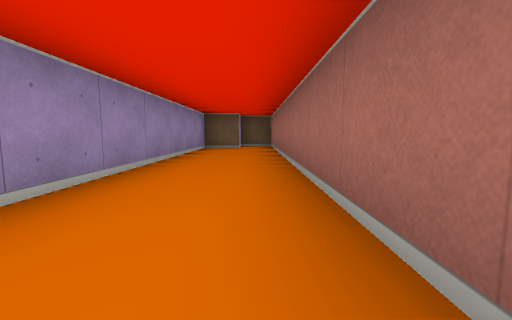
View 1 (above)

22 first-person views from a walk through a cub3D maze. The camera is about half as high as the walls, tilts 6° down and sees 90° across. The floor is counted in squares. Each view is taken from the middle of a square. On the plan, view 1 faces up. The plan holds only what a view shows up to about 9 squares ahead; the rest is blank. The place goes on beyond the plan.

View 2
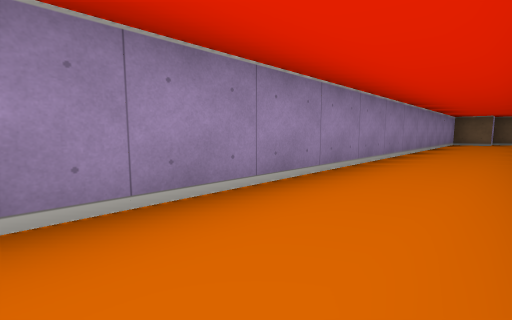

View 3
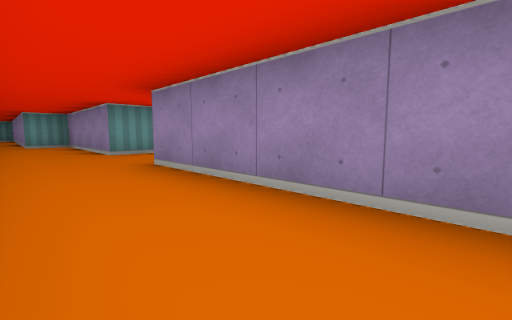

View 4
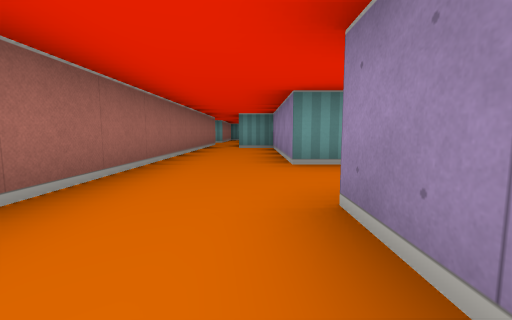

View 5
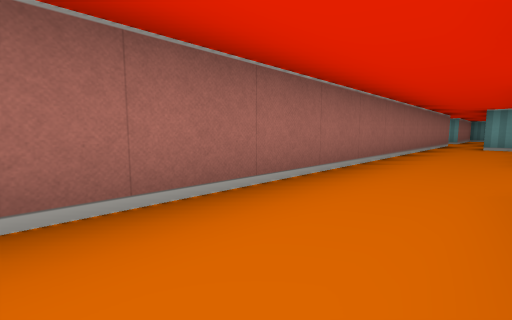

View 6
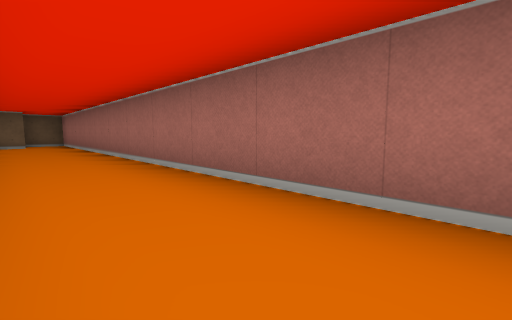

View 7
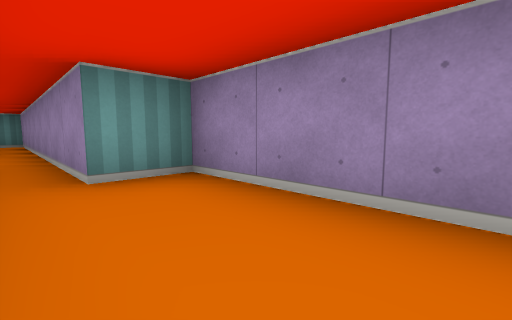

View 8
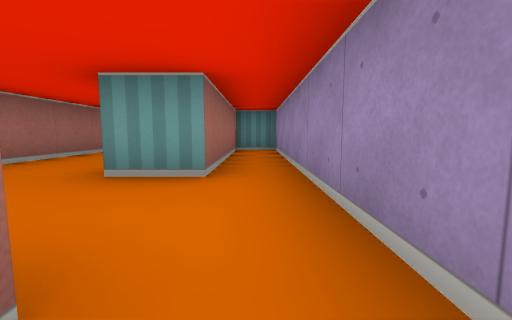

View 9
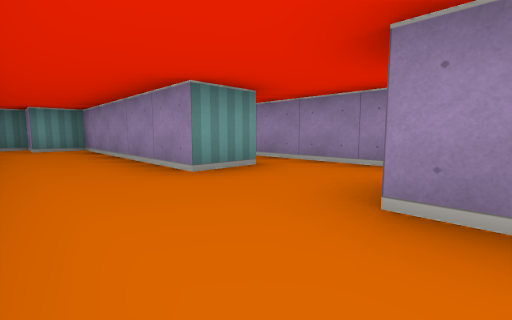

View 10
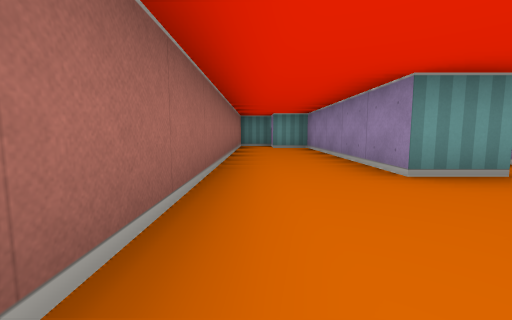

View 11
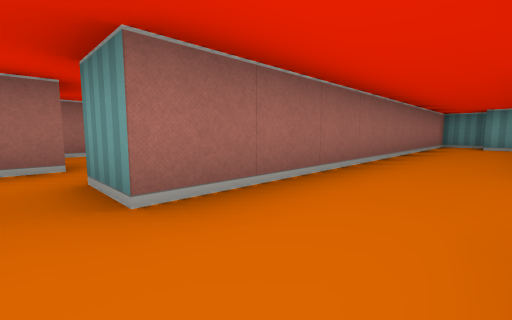

View 12
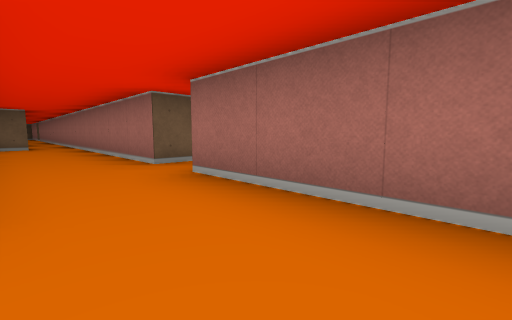

View 13
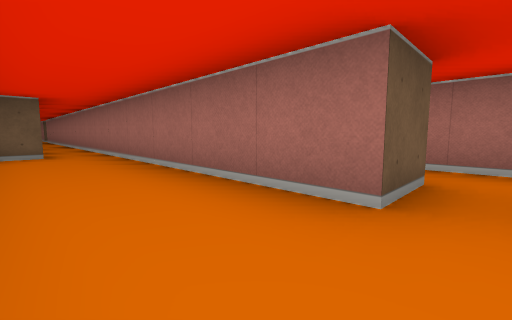

View 14
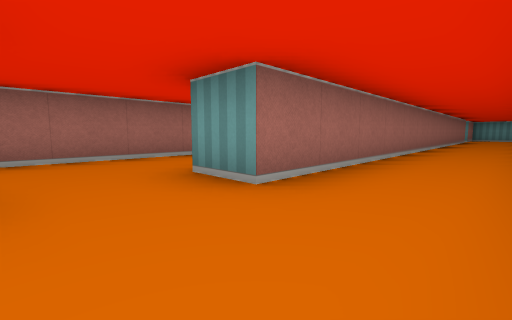

View 15
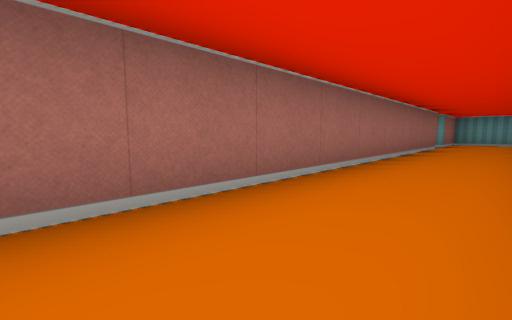

View 16
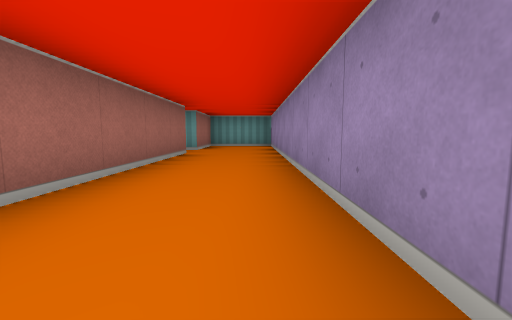

View 17
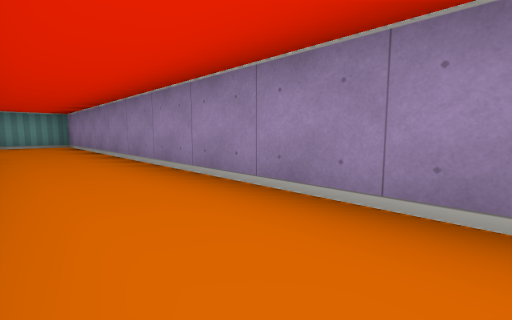

View 18
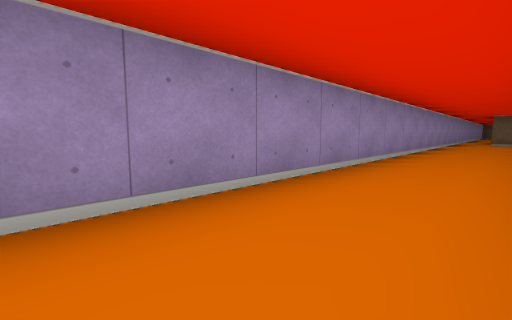

View 19
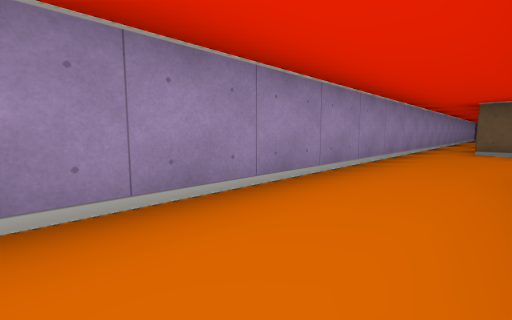

View 20
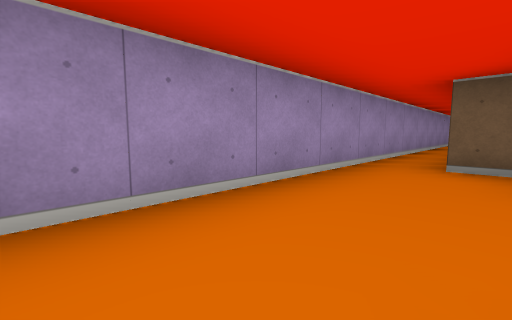

View 21
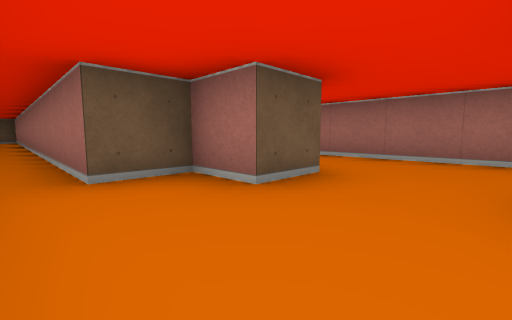

View 22
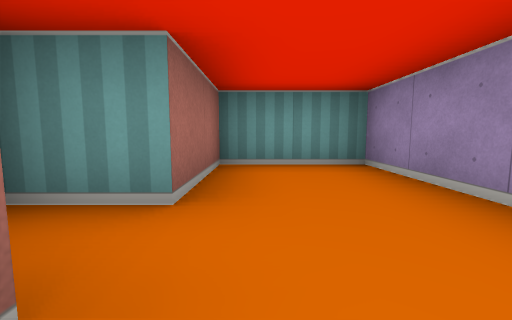

### Floor plan
Ten units are one square. View 1 is at (0, 0); x grows to the right and y downward. Boxes are objects, and circles mark ways between rooms. Rooms are numbered by the first view taken in them; rooms with no view inside come last. Other rooms are left out.
<svg viewBox="-50 -90 101 320">
<path fill="none" stroke="#000" d="M-15 65 -15 105 -5 105 -5 185 5 185 5 145 15 145M5 125 5 -85 -5 -85 -5 -75 -15 -75 -15 45M15 145 15 195 25 195 25 205 35 205 35 115M15 119 15 125M26 55 19 55M46 105 35 105 35 -4M35 115 45 115M-15 45 -25 45 -25 35 -35 35 -35 -62M-25 195 -25 65 -15 65M-45 -35 -45 225 -25 225 -25 205 -15 205"/>
<circle cx="10" cy="135" r="3" fill="#2a7"/>
<circle cx="-20" cy="55" r="3" fill="#2a7"/>
<circle cx="25" cy="120" r="3" fill="#2a7"/>
<text x="0" y="40">1</text>
<text x="30" y="160">2</text>
<text x="30" y="60">3</text>
<text x="-40" y="90">4</text>
</svg>
Room 1 opens to room 2. Room 1 opens to room 4. Room 2 opens to room 3.

Where each view was taken, in squares from view 1:
view 1: 0 up, 0 right, facing up
view 2: 4 down, 0 right, facing up-left
view 3: 1 down, 0 right, facing down-left
view 4: 3 down, 1 left, facing down
view 5: 2 down, 1 left, facing down-right
view 6: 2 down, 1 left, facing up-right
view 7: 8 down, 0 right, facing down-left
view 8: 12 down, 0 right, facing down
view 9: 12 down, 3 right, facing down-left
view 10: 12 down, 3 right, facing down
view 11: 11 down, 2 right, facing down-right
view 12: 14 down, 2 right, facing up-right
view 13: 11 down, 2 right, facing up-right
view 14: 5 down, 4 left, facing down-right
view 15: 11 down, 4 left, facing down-right
view 16: 14 down, 4 left, facing down
view 17: 13 down, 3 left, facing down-left
view 18: 15 down, 3 left, facing up-left
view 19: 10 down, 3 left, facing up-left
view 20: 7 down, 3 left, facing up-left
view 21: 6 down, 4 left, facing up-right
view 22: 19 down, 3 left, facing down
